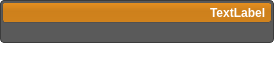
<?xml version="1.0" encoding="UTF-8"?>
<ui version="4.0">
 <class>LayerGroupWidget</class>
 <widget class="QWidget" name="LayerGroupWidget">
  <property name="geometry">
   <rect>
    <x>0</x>
    <y>0</y>
    <width>274</width>
    <height>61</height>
   </rect>
  </property>
  <property name="sizePolicy">
   <sizepolicy hsizetype="Preferred" vsizetype="Fixed">
    <horstretch>0</horstretch>
    <verstretch>0</verstretch>
   </sizepolicy>
  </property>
  <property name="styleSheet">
   <string notr="true">QLabel#group_dimensions_label_{
	color: white;
	font: bold;
}
QWidget#LayerGroupWidget{
	background-color: rgba( 0, 0, 0, 0 );
}

QToolButton#group_visibility_button_{
	background-color: rgba(0, 0, 0, 0);
	border: 1px solid rgba(0, 0, 0, 0);
	margin: 0 0 0 0;
	padding: 0 0 0 0;
}
QToolButton#group_visibility_button_:hover{
	background-color: rgba( 0, 0, 0, 30 ); border-radius: 3px;
}
QToolButton#group_iso_visibility_button_{
	background-color: rgba(0, 0, 0, 0);
	border: 1px solid rgba(0, 0, 0, 0);
	margin: 0 0 0 0;
	padding: 0 0 0 0;
}
QToolButton#group_iso_visibility_button_:hover{
	background-color: rgba( 0, 0, 0, 30 ); border-radius: 3px;
}

QFrame#group_frame_{
	background-color: rgba(0, 0, 0, 0);
	border: none;
}

QToolButton#open_button_{
	background-color: rgba(0, 0, 0, 0);
	border-radius: 4px;
}

QToolButton#open_button_:hover{
	background-color: rgba( 0, 0, 0, 30 ); border-radius: 3px;
}

QWidget#group_header_{
	background-color: qlineargradient(spread:pad, x1:0.5, y1:0, x2:0.5, y2:0.960227, stop:0 rgba(0, 0, 0, 0), stop:0.45 rgba(0, 0, 0, 30), stop:1 rgba(0, 0, 0, 25));
    border-radius: 3px;
}

QWidget#group_background_{
	background-color: rgb(232, 145, 32);
    border-radius: 3px;
	border: 1px solid rgb(90, 90, 90);
}

QWidget#base_{
	background-color: rgb( 90, 90, 90 );
	border-radius:4px;
	border: 1px solid rgb(60, 60, 60);
	color: rgb(90, 90, 90);
}

QWidget#tools_and_layers_widget_{
	background-color: rgba( 0, 0, 0, 0 );
}
</string>
  </property>
  <layout class="QVBoxLayout" name="verticalLayout_12">
   <property name="spacing">
    <number>0</number>
   </property>
   <property name="margin">
    <number>0</number>
   </property>
   <item>
    <widget class="QWidget" name="base_" native="true">
     <layout class="QVBoxLayout" name="verticalLayout_13">
      <property name="spacing">
       <number>0</number>
      </property>
      <property name="margin">
       <number>2</number>
      </property>
      <item>
       <widget class="QWidget" name="group_background_" native="true">
        <property name="sizePolicy">
         <sizepolicy hsizetype="Preferred" vsizetype="Fixed">
          <horstretch>0</horstretch>
          <verstretch>0</verstretch>
         </sizepolicy>
        </property>
        <property name="minimumSize">
         <size>
          <width>201</width>
          <height>21</height>
         </size>
        </property>
        <property name="maximumSize">
         <size>
          <width>16777215</width>
          <height>21</height>
         </size>
        </property>
        <layout class="QHBoxLayout" name="horizontalLayout_13">
         <property name="spacing">
          <number>0</number>
         </property>
         <property name="margin">
          <number>0</number>
         </property>
         <item>
          <widget class="QWidget" name="group_header_" native="true">
           <property name="sizePolicy">
            <sizepolicy hsizetype="Preferred" vsizetype="Preferred">
             <horstretch>0</horstretch>
             <verstretch>0</verstretch>
            </sizepolicy>
           </property>
           <property name="minimumSize">
            <size>
             <width>215</width>
             <height>21</height>
            </size>
           </property>
           <property name="maximumSize">
            <size>
             <width>16777215</width>
             <height>21</height>
            </size>
           </property>
           <layout class="QHBoxLayout" name="horizontalLayout" stretch="0,0,0,0,0">
            <property name="spacing">
             <number>0</number>
            </property>
            <property name="leftMargin">
             <number>0</number>
            </property>
            <property name="topMargin">
             <number>0</number>
            </property>
            <property name="rightMargin">
             <number>6</number>
            </property>
            <property name="bottomMargin">
             <number>0</number>
            </property>
            <item>
             <widget class="QToolButton" name="open_button_">
              <property name="minimumSize">
               <size>
                <width>21</width>
                <height>21</height>
               </size>
              </property>
              <property name="maximumSize">
               <size>
                <width>21</width>
                <height>21</height>
               </size>
              </property>
              <property name="toolTip">
               <string>Click here to show or hide the contents of this group</string>
              </property>
              <property name="text">
               <string/>
              </property>
              <property name="icon">
               <iconset resource="../../Resources/QtResources.qrc">
                <normaloff>:/Images/RightArrowWhite.png</normaloff>
                <normalon>:/Images/DownArrowWhite.png</normalon>:/Images/RightArrowWhite.png</iconset>
              </property>
              <property name="iconSize">
               <size>
                <width>16</width>
                <height>16</height>
               </size>
              </property>
              <property name="checkable">
               <bool>true</bool>
              </property>
              <property name="checked">
               <bool>true</bool>
              </property>
             </widget>
            </item>
            <item>
             <widget class="QtUtils::QtTristateToolButton" name="group_visibility_button_" native="true">
              <property name="sizePolicy">
               <sizepolicy hsizetype="Fixed" vsizetype="Fixed">
                <horstretch>0</horstretch>
                <verstretch>0</verstretch>
               </sizepolicy>
              </property>
              <property name="minimumSize">
               <size>
                <width>21</width>
                <height>21</height>
               </size>
              </property>
              <property name="maximumSize">
               <size>
                <width>21</width>
                <height>21</height>
               </size>
              </property>
              <property name="toolTip">
               <string>Turn on or off the group's visibility</string>
              </property>
              <property name="text" stdset="0">
               <string/>
              </property>
              <property name="icon" stdset="0">
               <iconset resource="../../Resources/QtResources.qrc">
                <normaloff>:/Images/VisibleOff.png</normaloff>
                <normalon>:/Images/VisibleWhite.png</normalon>:/Images/VisibleOff.png</iconset>
              </property>
              <property name="iconSize" stdset="0">
               <size>
                <width>20</width>
                <height>20</height>
               </size>
              </property>
              <layout class="QHBoxLayout" name="horizontalLayout_3">
               <property name="spacing">
                <number>0</number>
               </property>
               <property name="leftMargin">
                <number>0</number>
               </property>
               <property name="topMargin">
                <number>0</number>
               </property>
               <property name="rightMargin">
                <number>5</number>
               </property>
               <property name="bottomMargin">
                <number>0</number>
               </property>
              </layout>
             </widget>
            </item>
            <item>
             <widget class="QToolButton" name="group_iso_visibility_button_">
              <property name="minimumSize">
               <size>
                <width>21</width>
                <height>21</height>
               </size>
              </property>
              <property name="maximumSize">
               <size>
                <width>21</width>
                <height>21</height>
               </size>
              </property>
              <property name="toolTip">
               <string>Click to hide/show computed iso surfaces for this group</string>
              </property>
              <property name="text">
               <string/>
              </property>
              <property name="icon">
               <iconset resource="../../Resources/QtResources.qrc">
                <normaloff>:/Images/IsosurfaceVisibleOff.png</normaloff>
                <normalon>:/Images/IsosurfaceVisibleOn.png</normalon>:/Images/IsosurfaceVisibleOff.png</iconset>
              </property>
              <property name="checkable">
               <bool>true</bool>
              </property>
              <property name="checked">
               <bool>true</bool>
              </property>
             </widget>
            </item>
            <item>
             <spacer name="horizontalSpacer_2">
              <property name="orientation">
               <enum>Qt::Horizontal</enum>
              </property>
              <property name="sizeHint" stdset="0">
               <size>
                <width>40</width>
                <height>20</height>
               </size>
              </property>
             </spacer>
            </item>
            <item>
             <widget class="QLabel" name="group_dimensions_label_">
              <property name="toolTip">
               <string>Dimenions of the layers in this group</string>
              </property>
              <property name="text">
               <string>TextLabel</string>
              </property>
             </widget>
            </item>
           </layout>
          </widget>
         </item>
        </layout>
       </widget>
      </item>
      <item>
       <widget class="QWidget" name="tools_and_layers_widget_" native="true">
        <layout class="QVBoxLayout" name="tools_and_layers_layout_">
         <property name="spacing">
          <number>0</number>
         </property>
         <property name="margin">
          <number>0</number>
         </property>
         <item>
          <widget class="QFrame" name="group_frame_">
           <property name="sizePolicy">
            <sizepolicy hsizetype="Preferred" vsizetype="Preferred">
             <horstretch>0</horstretch>
             <verstretch>0</verstretch>
            </sizepolicy>
           </property>
           <property name="minimumSize">
            <size>
             <width>0</width>
             <height>0</height>
            </size>
           </property>
           <property name="maximumSize">
            <size>
             <width>16777215</width>
             <height>16777215</height>
            </size>
           </property>
           <property name="frameShape">
            <enum>QFrame::StyledPanel</enum>
           </property>
           <property name="frameShadow">
            <enum>QFrame::Raised</enum>
           </property>
           <property name="lineWidth">
            <number>0</number>
           </property>
           <layout class="QVBoxLayout" name="group_frame_layout_">
            <property name="spacing">
             <number>3</number>
            </property>
            <property name="leftMargin">
             <number>1</number>
            </property>
            <property name="topMargin">
             <number>2</number>
            </property>
            <property name="rightMargin">
             <number>1</number>
            </property>
            <property name="bottomMargin">
             <number>2</number>
            </property>
           </layout>
          </widget>
         </item>
        </layout>
       </widget>
      </item>
      <item>
       <widget class="QLabel" name="fake_widget_">
        <property name="text">
         <string/>
        </property>
       </widget>
      </item>
     </layout>
    </widget>
   </item>
   <item>
    <widget class="QLabel" name="group_dummy_">
     <property name="text">
      <string/>
     </property>
    </widget>
   </item>
  </layout>
 </widget>
 <layoutdefault spacing="2" margin="0"/>
 <customwidgets>
  <customwidget>
   <class>QtUtils::QtTristateToolButton</class>
   <extends>QWidget</extends>
   <header location="global">QtUtils/Widgets/QtTristateToolButton.h</header>
  </customwidget>
 </customwidgets>
 <resources>
  <include location="../../Resources/QtResources.qrc"/>
 </resources>
 <connections/>
</ui>
